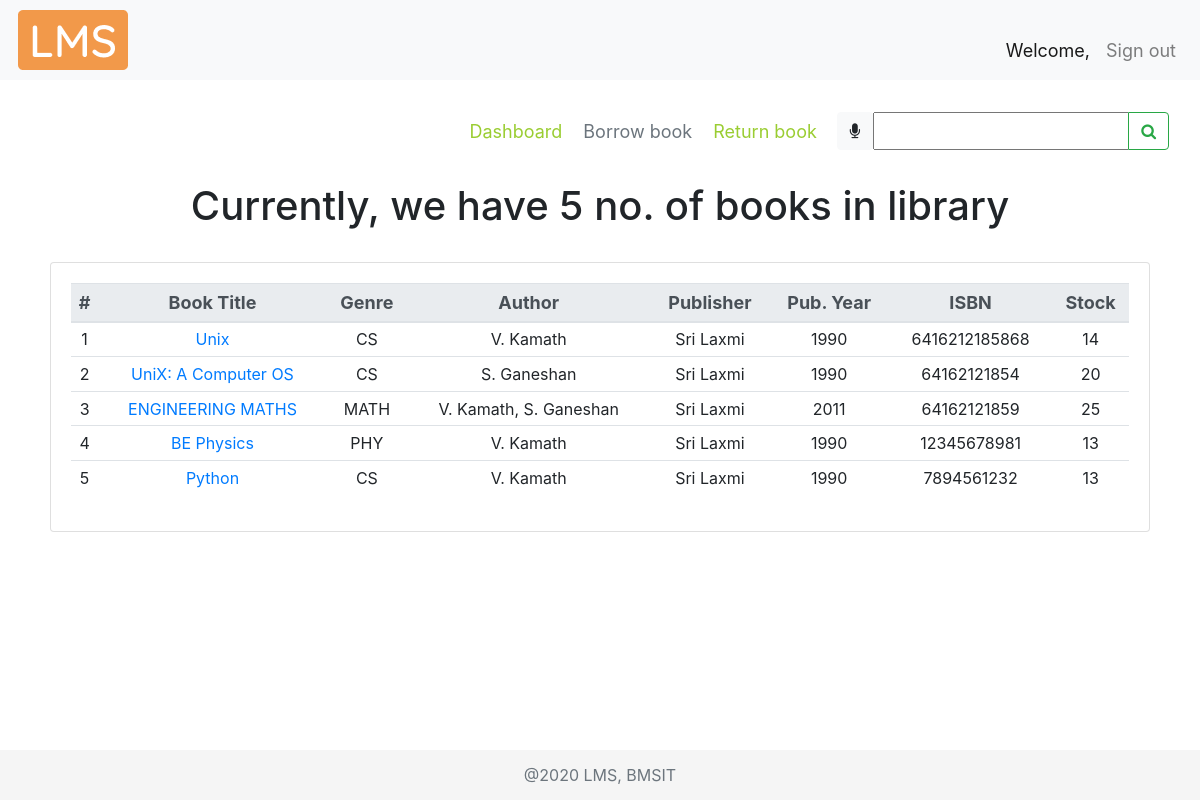
The page /borrowbook/ on the database its author committed.
### libraryApp/models.py (models this page shows, shortened)
class BOOK(models.Model):
    GENRE = (
        ("CS", "Computer Science"),
        ("MATH", "Mathematics"),
        ("ELE", "Electronics"),
        ("TC", "Telecommunication"),
        ("CHE", "Chemistry"),
        ("PHY", "Physics"),
        ("MEC", "Mechanics"),
        ("EVS", "Environmental Science"),
        ("BIO", "Bioengineering"),
        ("BUS", "Business Skills"),
    )
    bookTitle = models.CharField(max_length=50, help_text="Book Title")
    genre = models.CharField(max_length=30, null=True, choices=GENRE, help_text="Category")
    pubYear = models.CharField(max_length=4, null=True, help_text="Year of publication")
    isbn = models.CharField(max_length=13, null=True, unique=True, help_text="International Standard Book Number")
    librarianID = models.ForeignKey(
        settings.AUTH_USER_MODEL, null=True, on_delete=models.SET_NULL, help_text="Librarian ID")
    pubID = models.ForeignKey(PUBLISHER, null=True, on_delete=models.CASCADE, help_text="Publisher ID")
    authorID = models.ManyToManyField(AUTHOR, help_text="Authors")

class AUTHOR(models.Model):
    authorName = models.CharField(max_length=30, help_text="Author name")
    def __str__(self):
        return self.authorName

class PUBLISHER(models.Model):
    pubName = models.CharField(max_length=30, help_text="Publisher name", null=True)
    streetAddr = models.CharField(max_length=50, help_text="Street Address", null=True)
    district = models.CharField(max_length=20, help_text="District", null=True)
    state = models.CharField(max_length=20, help_text="State", null=True)
    pinCode = models.CharField(max_length=6, help_text="PIN Code", null=True)
    phoneNum = models.CharField(max_length=10, help_text="Phone number", null=True)

### libraryApp/views.py (the view)
# urls.py: path('borrowbook/', views.borrowBook, name="borrowbook"),
def borrowBook(request):
    borrowBook = 'libraryApp/borrow_book.html'
    books = BOOK.objects.all()
    myFilter = BookFilter(request.GET, queryset=BOOK.objects.all())
    if request.method == "POST":
        print(request.POST)
        return redirect(searchBook, book=request.POST['bookTitle'])
    bbActive = True
    booksList = []
    bookCount = BOOK.objects.count()
    for i in books:
        stock = STOCK.objects.filter(bookID__id=i.id).first()
        authors = AUTHOR.objects.filter(book__id=i.id)
        authorList = []
        authorIDList = []
        for a in authors.all():
            if a not in authorList:  # loic to check redundancy
                authorList.append(a)
                authorIDList.append(a.id)
        authorString = ', '.join(map(str, authorList))
        booksList.append(tempBook(None, i.bookTitle, i.id, i.genre, i.pubID.id,
                                  i.pubID.pubName, i.pubYear, authorIDList, authorString, i.isbn, stock.bookCopies))
    context = {
        'books': booksList,
        'count': bookCount,
        "myFilter": myFilter,
        "bbActive": bbActive
    }
    return render(request, borrowBook, context)

### libraryApp/templates/libraryApp/borrow_book.html (shortened to what this page needs)
{% extends 'libraryApp/main.html' %}
{% load static %}
{% block content %}
<nav class="navbar">
  <div class="navbar-nav mySubMenu ml-auto">
    <nav>
      <a href="{% url 'dashboard' %}">Dashboard</a>
      {% if not request.user.is_staff %}
        <a class="text-muted" href="{% url 'borrowbook' %}">Borrow book</a>
      {% endif %}
      {% if not request.user.is_staff %}
        <a href="{% url 'returnbook' %}">Return book</a>
      {% endif %}
    </nav>
  </div>
  <form class="form-inline" method="POST">
    <div class="input-group">
      <div id="speech" class="btn btn-light" title="Click the mic to speak">
        <i class="fa fa-microphone" aria-hidden="true"></i>
      </div>
      {{myFilter.form}}
      <div class="input-group-append">
        <button id="searchButton" class="btn btn-outline-success" type="submit">
          <i class="fa fa-search"></i>
        </button>
      </div>
    </div>
  </form>
</nav>
<br>
<div class="row text-center booksTable">
    <div class="col-md-12">
        <h1 class="text-center">
            Currently, we have {{count}} no. of books in library
        </h1>
        <br>
        <div class="card card-body">
            <table class="table table-sm table-hover">
                <thead class="thead-light threadText">
                    <tr>
                        <th scope="col">#</th>
                        <th scope="col">Book Title</th>
                        <th scope="col">Genre</th>
                        <th scope="col">Author</th>
                        <th scope="col">Publisher</th>
                        <th scope="col">Pub. Year</th>
                        <th scope="col">ISBN</th>
                        <th scope="col">Stock</th>
                    </tr>
                </thead>
                {% for i in books %}
                <tr>
                    <td>{{forloop.counter}}</td>
                    <td><a href="{% url 'viewbook' i.bookID %}">{{i.bookTitle}}</a></td>
                    <td>{{i.genre}}</td>
                    <td>{{i.author}}</td>
                    <td>{{i.pubName}}</td>
                    <td>{{i.pubYear}}</td>
                    <td>{{i.isbn}}</td>
                    <td>{{i.stock}}</td>
                </tr>
                {% endfor %}
            </table>
        </div>
    </div>
    <br>
</div>
{% endblock %}

### static/css/main.css (style rules this page uses)
html { position: relative; min-height: 100%; }
body { margin-bottom: 60px; background-color: #fff; }
.booksTable { padding: 0 20px; margin: auto; }
.mySubMenu { margin-right: 10px; padding: 2px; font-size: large; }
.mySubMenu a { padding-left: 8px; padding-right: 8px; color: yellowgreen; }

### libraryApp/templates/libraryApp/main.html (style rules this page uses)
.threadText { font-size: 18px; padding: 5px; margin: 5px; }

### rows shown on the page
BOOK: bookTitle "Unix", genre "CS", pubYear "1990", isbn "6416212185868"
AUTHOR: author "V. Kamath" "V. Kamath" "V. Kamath"
PUBLISHER: pubName "Sri Laxmi" "Sri Laxmi" "Sri Laxmi" "Sri Laxmi" "Sri Laxmi"
BOOK: bookTitle "UniX: A Computer OS", genre "CS", pubYear "1990", isbn "64162121854"
AUTHOR: author "S. Ganeshan"
BOOK: bookTitle "ENGINEERING MATHS", genre "MATH", pubYear "2011", isbn "64162121859"
BOOK: bookTitle "BE Physics", genre "PHY", pubYear "1990", isbn "12345678981"
BOOK: bookTitle "Python", genre "CS", pubYear "1990", isbn "7894561232"

### other values the page prints
{{ count }} "5"
{{ i.stock }} "14" "20" "25" "13" "13"
{{ i.author }} "V. Kamath, S. Ganeshan"
